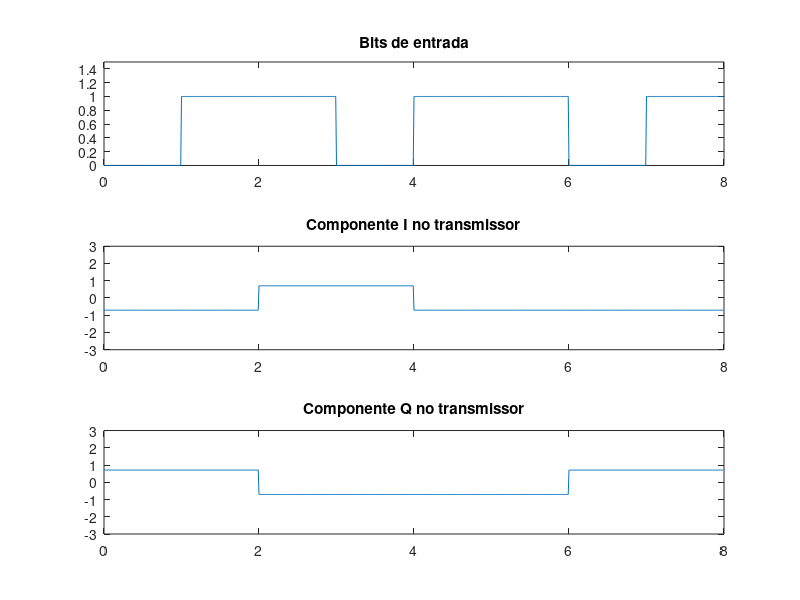
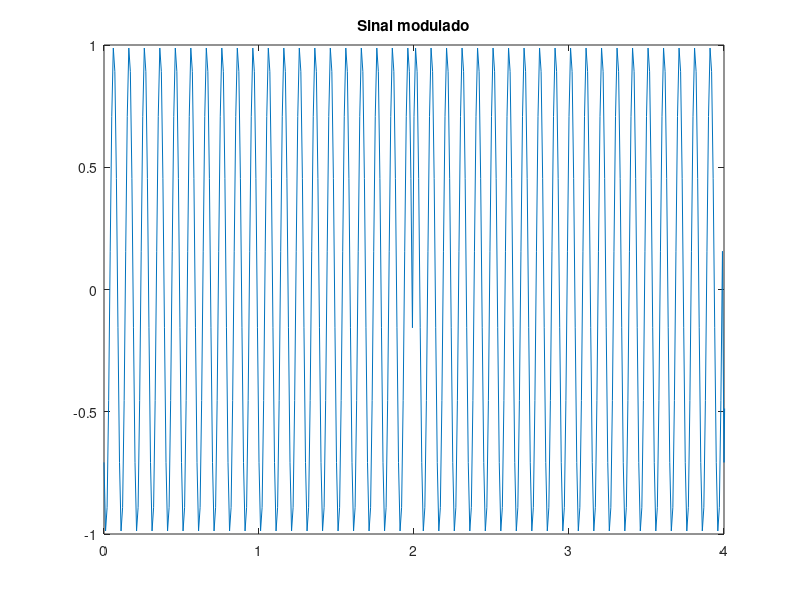
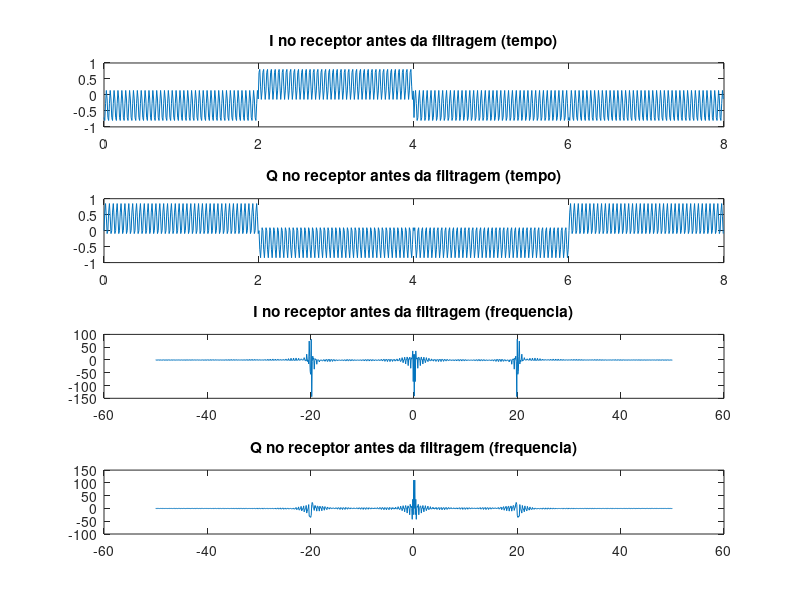
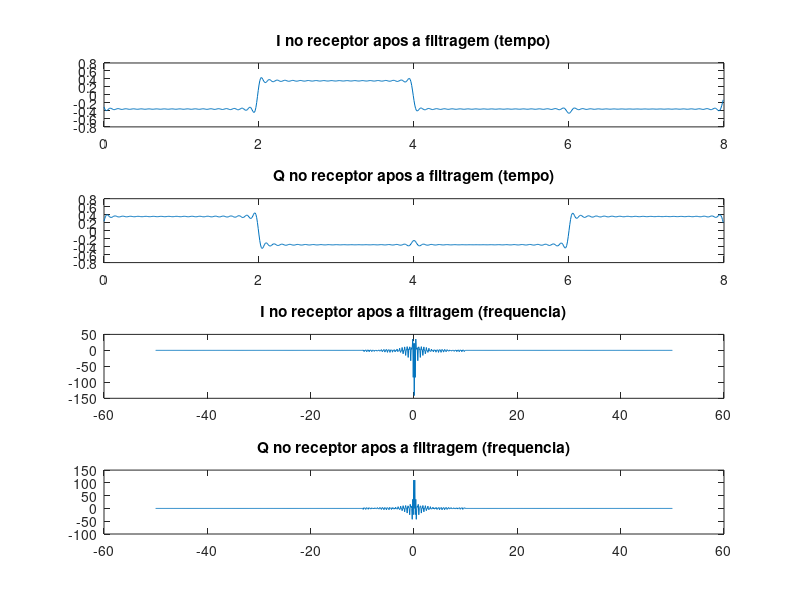

These figures' MATLAB source, in order:
function y = pratica2()

clear;
close all;
%Constantes definidas pelo usuario
Fs=100; %frequencia de amostragem
Tb=1; %tempo de um bit
Nb=8; %numero de bits
Fc = 10; %frequencia da portadora
I = [];
Q = [];
phi = pi/4;
%Constantes derivadas
Ts=1/Fs; %periodo de amostragem
t=0:Ts:(Nb*Tb-Ts); %vetor do tempo
L = length(t); %comprimento do vetor tempo
NFFT = 2^nextpow2(L); %numero de pontos a serem utilizados na FFT
f = Fs/2*linspace(-1,1,NFFT); %vetor frequencia (para sinais no dominio frequencia)

             %---------- TRANSMISSOR ----------%
bits = randi([0 1], [1, Nb]); 
for index = (1:2:Nb)

    if bits(index) == 0 && bits(index+1) == 0
        curI = cos(phi);
        curQ = sin(phi);
        
    elseif bits(index) == 0 && bits(index+1) == 1
        curI = -cos(phi);
        curQ = sin(phi);
        
    elseif bits(index) == 1 && bits(index+1) == 1
        curI = -cos(phi);
        curQ = -sin(phi);  
        
    elseif bits(index) == 1 && bits(index+1) == 0
        curI = cos(phi);
        curQ = -sin(phi);
    end
    
    I = [I, curI];
    Q = [Q, curQ];
end
% Montando vetores de bits, I e Q com tamanho adequado para que sejam
% plotados
bits = reshape(repmat(bits, [length(t)/length(bits), 1]), [1, length(t)]);
I = reshape(repmat(I, [length(t)/length(I), 1]), [1, length(t)]);
Q = reshape(repmat(Q, [length(t)/length(Q), 1]), [1, length(t)]);
% Plotando dados do transmissor
figure;
subplot(3,1,1), plot(t, bits), ylim([0, 1.5]), title('Bits de entrada');
subplot(3,1,2), plot(t, I), ylim([-3, 3]), title('Componente I no transmissor');
subplot(3,1,3), plot(t, Q), ylim([-3, 3]), title('Componente Q no transmissor');
% Gerando a onda modulada
modulated = I.*cos(2*pi*Fc*t) - Q.*sin(2*pi*Fc*t);
figure, plot(t, modulated), xlim([0, 4]), title('Sinal modulado');

              %---------- RECEPTOR ----------%
% Demodulacao das componentes I e Q
iComponent = modulated.*cos(2*pi*Fc*t);
qComponent = modulated.*(-sin(2*pi* Fc*t));

% Plotando I e Q no dominio tempo antes da filtragem
figure;
subplot(4,1,1), plot(t, iComponent), title('I no receptor antes da filtragem (tempo)');
subplot(4,1,2), plot(t, qComponent), title('Q no receptor antes da filtragem (tempo)');

% Plotando I e Q no dominio frequencia antes da filtragem
iComponent_freq = fftshift(fft(iComponent, NFFT));
qComponent_freq = fftshift(fft(qComponent, NFFT));
subplot(4,1,3), plot(f, real(iComponent_freq)), title('I no receptor antes da filtragem (frequencia)');
subplot(4,1,4), plot(f, real(qComponent_freq)), title('Q no receptor antes da filtragem (frequencia)');

% Filtrando I e Q no dominio frequencia com base na frequencia Fc
filterOffset = floor(NFFT/Fc);
iComponent_freq(1: floor(NFFT/2) - filterOffset) = 0;
iComponent_freq(floor(NFFT/2) + filterOffset: length(iComponent_freq)) = 0;
qComponent_freq(1: floor(NFFT/2) - filterOffset) = 0;    
qComponent_freq(floor(NFFT/2) + filterOffset: length(qComponent_freq)) = 0;

% Plotando I e Q no dominio frequencia apos a filtragem
figure;
subplot(4,1,3), plot(f, real(iComponent_freq)), title('I no receptor apos a filtragem (frequencia)');
subplot(4,1,4), plot(f, real(qComponent_freq)), title('Q no receptor apos a filtragem (frequencia)');

% Obtendo e plotando I e Q no dominio tempo apos a filtragem
iComponent = ifft(ifftshift(iComponent_freq));
qComponent = ifft(ifftshift(qComponent_freq));
iComponent_trimmed = iComponent(1:length(t));
qComponent_trimmed = qComponent(1:length(t));
subplot(4,1,1), plot(t, real(iComponent_trimmed)), title('I no receptor apos a filtragem (tempo)');
subplot(4,1,2), plot(t, real(qComponent_trimmed)), title('Q no receptor apos a filtragem (tempo)');